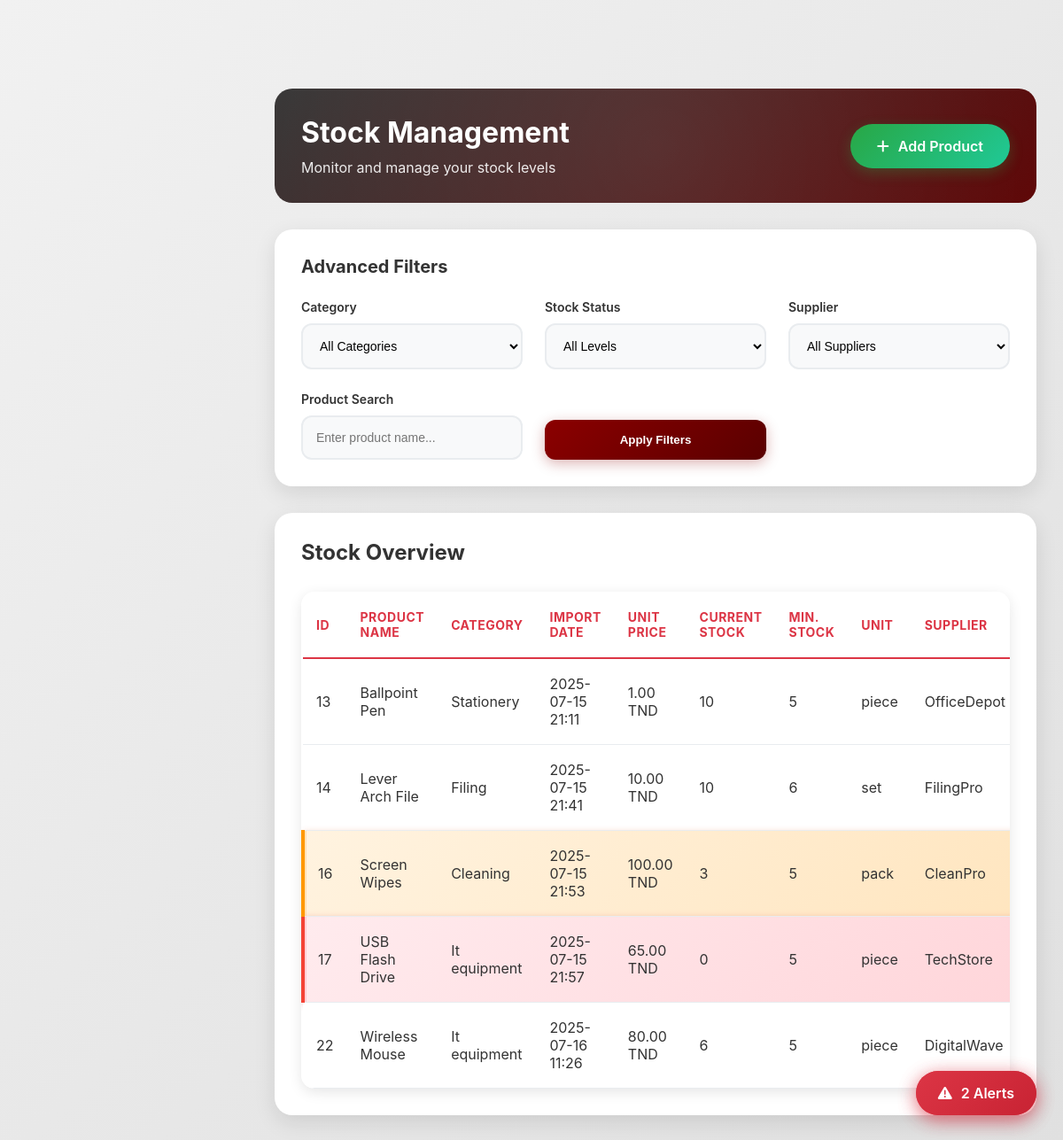
Screenshot of /stockroom.php with the database file from the repository.
### tables this page shows
CREATE TABLE `article` (
  `id_article` int(11) NOT NULL,
  `nom` varchar(100) NOT NULL,
  `description` text DEFAULT NULL,
  `marque` varchar(50) DEFAULT NULL,
  `id_categorie` int(11) DEFAULT NULL,
  `date_importation` datetime NOT NULL,
  `fournisseur` varchar(100) NOT NULL,
  `seuil_min` int(100) NOT NULL,
  `unit` varchar(20) NOT NULL DEFAULT 'piece',
  `current_stock` int(11) NOT NULL DEFAULT 0,
  `prix_unitaire` decimal(10,0) NOT NULL,
  `totale_achat` decimal(10,0) NOT NULL,
  `image` varchar(255) NOT NULL
);

CREATE TABLE `categories` (
  `id_categorie` int(11) NOT NULL,
  `nom_categorie` varchar(50) NOT NULL,
  `description` text DEFAULT NULL,
  `icon` varchar(50) DEFAULT NULL,
  `date_creation` datetime DEFAULT current_timestamp()
);

### stockroom.php (the view, shortened to what this page needs)
<!DOCTYPE html>
<html lang="fr">
<head>
    <link href="https://cdnjs.cloudflare.com/ajax/libs/font-awesome/6.0.0/css/all.min.css" rel="stylesheet">
</head>
<body>
<?php
$servername = "localhost";
$username = "root";
$password = "";
$dbname = "ch office track";
try {
    $pdo = new PDO("mysql:host=$servername;dbname=$dbname", $username, $password);
    $pdo->setAttribute(PDO::ATTR_ERRMODE, PDO::ERRMODE_EXCEPTION);
    $stmt = $pdo->query("SELECT a.*, c.nom_categorie as categorie_nom
                         FROM article a
                         LEFT JOIN categories c ON a.id_categorie = c.id_categorie");
    $products = $stmt->fetchAll(PDO::FETCH_ASSOC);
} catch(PDOException $e) {
    die("Erreur de connexion: " . $e->getMessage());
}
?>
<main class="main-content">
    <div class="page-header">
        <div class="page-header-content">
            <div>
                <h1 class="page-title">Stock Management</h1>
                <p class="page-subtitle">Monitor and manage your stock levels</p>
            </div>
            <a href="addproduct.php" class="add-product-btn">
                <i class="fas fa-plus"></i>
                Add Product
            </a>
        </div>
    </div>
    <div class="filters-section">
        <div class="filters-header">
            <h3 class="filters-title">Advanced Filters</h3>
        </div>
        <div class="filters-grid">
            <div class="filter-group">
                <label class="filter-label">Category</label>
                <select class="filter-input" id="categoryFilter" onchange="applyFilters()">
                    <option value="">All Categories</option>
                </select>
            </div>
            <div class="filter-group">
                <label class="filter-label">Stock Status</label>
                <select class="filter-input" id="stockFilter" onchange="applyFilters()">
                    <option value="">All Levels</option>
                </select>
            </div>
            <div class="filter-group">
                <label class="filter-label">Supplier</label>
                <select class="filter-input" id="supplierFilter" onchange="applyFilters()">
                    <option value="">All Suppliers</option>
                </select>
            </div>
            <div class="filter-group">
                <label class="filter-label">Product Search</label>
                <input type="text" class="filter-input" id="productSearch" placeholder="Enter product name..." onkeyup="applyFilters()">
            </div>
            <div class="filter-group">
                <button class="btn-primary" style="padding: 15px; width: 100%;" onclick="applyFilters()">
                    Apply Filters
                </button>
            </div>
        </div>
    </div>
    <div class="products-section">
        <div class="section-header">
            <h3 class="section-title">Stock Overview</h3>
        </div>
        <div class="table-container">
            <table class="products-table">
                <thead>
                    <tr>
                        <th>ID</th>
                        <th>Product Name</th>
                        <th>Category</th>
                        <th>Import Date</th>
                        <th>Unit Price</th>
                        <th>Current Stock</th>
                        <th>Min. Stock</th>
                        <th>Unit</th>
                        <th>Supplier</th>
                    </tr>
                </thead>
                <tbody id="productsTableBody">
                    <?php foreach ($products as $product): ?>
                    <?php
                        $stockClass = '';
                        if ($product['current_stock'] == 0) {
                            $stockClass = 'stock-out';
                        } elseif ($product['current_stock'] < $product['seuil_min']) {
                            $stockClass = 'stock-low';
                        } else {
                            $stockClass = 'stock-normal';
                        }
                    ?>
                    <tr class="<?php echo $stockClass; ?>" data-id="<?php echo $product['id_article']; ?>">
                        <td><?php echo $product['id_article']; ?></td>
                        <td><?php echo htmlspecialchars($product['nom']); ?></td>
                        <td><?php echo htmlspecialchars($product['categorie_nom']); ?></td>
                        <td><?php echo date('Y-m-d H:i', strtotime($product['date_importation'])); ?></td>
                        <td><?php echo number_format($product['prix_unitaire'], 2); ?> TND</td>
                        <td><?php echo $product['current_stock']; ?></td>
                        <td><?php echo $product['seuil_min']; ?></td>
                        <td><?php echo htmlspecialchars($product['unit']); ?></td>
                        <td><?php echo htmlspecialchars($product['fournisseur']); ?></td>
                    </tr>
                    <?php endforeach; ?>
                </tbody>
            </table>
        </div>
    </div>
</main>

### stockroom.php (style rules this page uses)
* { margin: 0; padding: 0; box-sizing: border-box; }
body { font-family: 'Inter', 'Segoe UI', Tahoma, Geneva, Verdana, sans-serif; background: linear-gradient(135deg, #f1f1f1 0%, #e0e0e0 100%); min-height: 100vh; }
.main-content { margin-left: 280px; margin-top: 70px; padding: 30px; min-height: calc(100vh - 70px); }
.page-header { background: linear-gradient(135deg, #333333 0%, #5a0000 100%); border-radius: 20px; padding: 30px; color: white; margin-bottom: 30px; position: relative; overflow: hidden; }
.page-header::before { content: ''; position: absolute; top: -50%; left: -50%; width: 200%; height: 200%; background: radial-gradient(circle, rgba(255,255,255,0.1) 0%, transparent 70%); animation: float 6s ease-in-out infinite; }
.page-header-content { position: relative; z-index: 2; display: flex; justify-content: space-between; align-items: center; }
.page-title { font-size: 32px; font-weight: 700; margin-bottom: 10px; }
.page-subtitle { font-size: 16px; opacity: 0.9; }
.add-product-btn { background: linear-gradient(135deg, #28a745 0%, #20c997 100%); color: white; border: none; padding: 15px 30px; border-radius: 50px; font-weight: 600; cursor: pointer; transition: all 0.3s ease; box-shadow: 0 5px 15px rgba(40, 167, 69, 0.3); text-decoration: none; display: flex; align-items: center; gap: 10px; }
.filters-section { background: white; border-radius: 20px; padding: 30px; margin-bottom: 30px; box-shadow: 0 8px 25px rgba(0,0,0,0.1); }
.filters-header { display: flex; justify-content: space-between; align-items: center; margin-bottom: 25px; }
.filters-title { font-size: 20px; font-weight: 700; color: #333; }
.filters-grid { display: grid; grid-template-columns: repeat(auto-fit, minmax(250px, 1fr)); gap: 25px; align-items: end; }
.filter-group { display: flex; flex-direction: column; gap: 10px; }
.filter-label { font-weight: 600; color: #333; font-size: 14px; }
.filter-input { padding: 15px; border: 2px solid #e9ecef; border-radius: 12px; font-size: 14px; transition: all 0.3s ease; background: #f8f9fa; }
.products-section { background: white; border-radius: 20px; padding: 30px; box-shadow: 0 8px 25px rgba(0,0,0,0.1); }
.section-header { display: flex; justify-content: space-between; align-items: center; margin-bottom: 30px; }
.section-title { font-size: 24px; font-weight: 700; color: #333; }
.table-container { overflow-x: auto; border-radius: 15px; box-shadow: 0 4px 15px rgba(0,0,0,0.1); }
.products-table { width: 100%; border-collapse: collapse; background: white; border-radius: 15px; overflow: hidden; }
.products-table thead tr { background: white !important; border-bottom: 2px solid #dc3545; }
.products-table th { background: white !important; color: #dc3545 !important; padding: 20px 15px; text-align: left; font-weight: 700; font-size: 14px; text-transform: uppercase; letter-spacing: 0.5px; }
.products-table td { color: #333; padding: 18px 15px; border-bottom: 1px solid #e9ecef; vertical-align: middle; }
.products-table tr { transition: all 0.3s ease; }
.products-table tr.stock-low { background: linear-gradient(135deg, #fff3e0 0%, #ffe0b2 100%); border-left: 4px solid #ff9800; color: #333; }
.products-table tr.stock-out { background: linear-gradient(135deg, #ffebee 0%, #ffcdd2 100%); border-left: 4px solid #f44336; color: #333; }
.products-table tr.stock-normal { background: white; }
.stock-low { background: linear-gradient(135deg, #ffe0b2 0%, #ffcc80 100%); color: #e65100; box-shadow: 0 2px 8px rgba(230, 81, 0, 0.3); }
.stock-out { background: linear-gradient(135deg, #dc3545 0%, #c82333 100%); color: white; animation: pulse 2s infinite; box-shadow: 0 2px 8px rgba(220, 53, 69, 0.4); }
.btn-primary { background: linear-gradient(135deg, #8b0000 0%, #5a0000 100%); color: white; padding: 15px 30px; border: none; border-radius: 12px; font-weight: 600; cursor: pointer; transition: all 0.3s ease; box-shadow: 0 4px 15px rgba(139, 0, 0, 0.3); }

### rows the page displays
article: id_article "13", nom "Ballpoint Pen", id_categorie.nom_categorie "Stationery", date_importation "2025-07-15 21:11", prix_unitaire "1.00", current_stock "10", seuil_min "5", unit "piece", fournisseur "OfficeDepot"
article: id_article "14", nom "Lever Arch File", id_categorie.nom_categorie "Filing", date_importation "2025-07-15 21:41", prix_unitaire "10.00", current_stock "10", seuil_min "6", unit "set", fournisseur "FilingPro"
article: id_article "16", nom "Screen Wipes", id_categorie.nom_categorie "Cleaning", date_importation "2025-07-15 21:53", prix_unitaire "100.00", current_stock "3", seuil_min "5", unit "pack", fournisseur "CleanPro"
article: id_article "17", nom "USB Flash Drive", id_categorie.nom_categorie "It equipment", date_importation "2025-07-15 21:57", prix_unitaire "65.00", current_stock "0", seuil_min "5", unit "piece", fournisseur "TechStore"
article: id_article "22", nom "Wireless Mouse", id_categorie.nom_categorie "It equipment", date_importation "2025-07-16 11:26", prix_unitaire "80.00", current_stock "6", seuil_min "5", unit "piece", fournisseur "DigitalWave"
